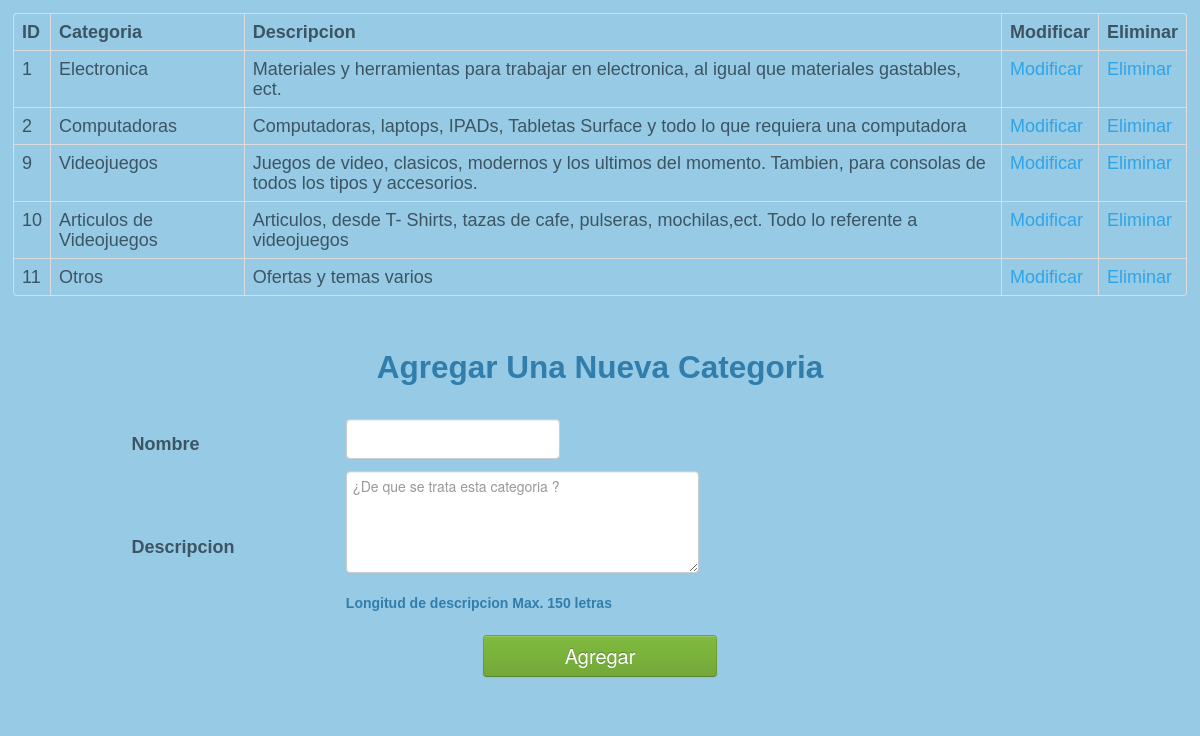
The app's page /mantenimientos/Categorias.php with its own data.
### tables this page shows
CREATE TABLE IF NOT EXISTS `categoria` (
  `idcategoria` int(11) NOT NULL auto_increment,
  `nombre` varchar(45) default NULL,
  `descripcion` varchar(150) default NULL,
  PRIMARY KEY  (`idcategoria`)
);

### libreria/shortclass.php (called while the page is built, shortened)
<?php
	class categoria extends genclas{
		function __construct( $id=0 ){
			parent::__construct('categoria',$id);
		}
		static function getCategorias(){
			$categorias = array();
			$sql = "SELECT * FROM categoria GROUP BY idcategoria ASC ";
			$rs = asgMng::query($sql);
			while($fila = mysqli_fetch_assoc($rs)) {
				$categorias[] = $fila;
			}
			return $categorias;
		}
	}

### libreria/conexion.php (called while the page is built, shortened)
<?php
class asgMng
{
	public static $instancia = null;
	static function conectar()
	{
		self::$instancia = mysqli_connect(DB_HOST, DB_USER, DB_PASS, DB_NAME);
	}
	static function getCon()
	{
		return self::$instancia;
	}
	static function query($sql, $parametros = array())
	{
		$resultado = mysqli_query(self::$instancia, $sql);
		return $resultado;
	}
}

### libreria/genclas.php (called while the page is built, shortened)
<?php
class genclas
{
	function __construct($tabla, $cod = 0, $file = false, $dbname=null)
	{
		$this->tabla = $tabla;
		$this->dbname = (is_null($dbname))?DB_NAME:$dbname;
		$sql = "select * from `information_schema`.`COLUMNS` where `TABLE_SCHEMA` = '".$this->dbname."' and `TABLE_NAME` = '{$this->tabla}'";
		$rs = mysqli_query(asgMng::getCon(), $sql);
	}
}

### mantenimientos/Categorias.php (the view, shortened to what this page needs)
<?php
  $categorias = categoria::getCategorias();
  $categoria = new categoria();
?>
<!DOCTYPE html >
<html>
<head>
  <link rel="stylesheet" type="text/css" href="../css/bootstrap.css">
  <link rel="stylesheet" type="text/css" href="../css/otroestilo.css">
</head>
<body id="bdMatenimiento">
  <div class="container-fluid">
    <table class="table table-bordered tblCategoria">
      <thead>
        <tr>
          <th>ID</th>
          <th>Categoria</th>
          <th>Descripcion</th>
          <th>Modificar</th>
          <th>Eliminar</th>
        </tr>
      </thead>
      <tbody>
        <?php
            if ($categorias) {
              foreach ($categorias as $dato) {
                echo "
                  <tr>
                    <td>{$dato['idcategoria']}</td>
                    <td>{$dato['nombre']}</td>
                    <td>{$dato['descripcion']}</td>
                    <td><a href='?accion=Modificar&id={$dato['idcategoria']}'>Modificar</a></td>
                    <td><a href='?accion=Eliminar&id={$dato['idcategoria']}'>Eliminar</a></td>
                  </tr>";
              }
            }else {
               echo "<tr><td colspan='5' class='centrar'><h1 class='centrar'>No hay categorias agregadas</h1></td></tr>";
            }
        ?>
      </tbody>
    </table>
    <form method="POST" action="">
      <table id="tblCategoria" class="excepcion">
        <tr><td colspan="2"> <h2 class="centrar">Agregar Una Nueva Categoria</h2></td></tr>
          <tr>
            <th>Nombre</th>
            <td><input type="text" name="txtNombre" value="<?php echo $categoria->nombre; ?>" required="required" /></td>
          </tr>
          <tr>
            <th>Descripcion</th>
            <td>
              <textarea id="txtDescripcion" name="txtDescripcion" placeholder="¿De que se trata esta categoria ?" maxlength="150" required="required"><?php echo $categoria->descripcion; ?></textarea>
              <h5>Longitud de descripcion Max. 150 letras</h5>
            </td>
          </tr>
          <tr>
            <td colspan="5" class="centrar">
              <input type="submit" id="btnRegistro" class="btn btn-success" value="Agregar"/>
            </td>
          </tr>
      </table>
    </form>
  </div>
</body>
</html>

### css/otroestilo.css (style rules this page uses)
input[type="text"],input[type="password"],input[type="email"] { font-size: 18px; width: 200px; height: 30px; }
#btnRegistro.btn { padding: 10px 0; font-size: 20px; margin: 10px auto; width: 25%; }
.centrar { text-align: center; }
#bdMatenimiento { background-color: #97cae4; margin: 0px; padding: 0px; font: 12px Arial, Helvetica, sans-serif; color: #3b5564; }
#bdMatenimiento .modeUsuario tr th,td { text-align: center; }
#bdMatenimiento .container-fluid { height: auto; margin: 13px; margin-bottom: auto; padding: 0; font-size: 18px; }
#tblCategoria { width: 80%; margin: 0 auto; }
#tblCategoria tr,td,th { text-align: center; }
#tblCategoria .excepcion tr,td,th { text-align: left; }
#tblCategoria h2 { margin: 30px; }
#txtDescripcion { width: 339px; height: 92px; }

### records on screen
categoria: idcategoria "1", nombre "Electronica", descripcion "Materiales y herramientas para trabajar en electronica, al igual que materiales gastables, ect."
categoria: idcategoria "2", nombre "Computadoras", descripcion "Computadoras, laptops, IPADs, Tabletas Surface y todo lo que requiera una computadora"
categoria: idcategoria "9", nombre "Videojuegos", descripcion "Juegos de video, clasicos, modernos y los ultimos del momento. Tambien, para consolas de todos los tipos y accesorios."
categoria: idcategoria "10", nombre "Articulos de Videojuegos", descripcion "Articulos, desde T- Shirts, tazas de cafe, pulseras, mochilas,ect. Todo lo referente a videojuegos"
categoria: idcategoria "11", nombre "Otros", descripcion "Ofertas y temas varios"
